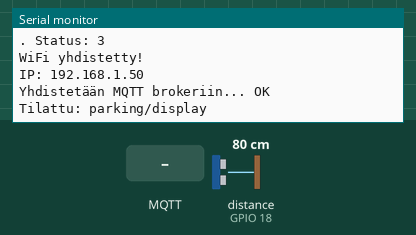
The sketch below on a simulated ESP32. Shown: the last lines printed to the serial monitor. Wiring (inferred from the names in the program): ultrasonic range finder: trigger GPIO 5; echo GPIO 18. The test bench sets the inputs (shaded band); at power-on: distance to the obstacle (sensor on GPIO 18) 80 cm. The echo pulse lasts 58.3 µs per cm; WiFi joins after 1.5 s; servers stay silent unless stated; no MQTT or app messages arrive unless stated.

Above: at 3.2 s.
3.3 s: MQTT message "1" arrives on the first subscribed topic
At 3.8 s:
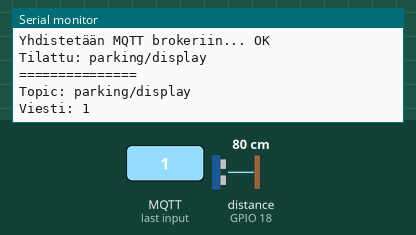
4.8 s: MQTT message "on" arrives on the first subscribed topic
At 4.96 s:
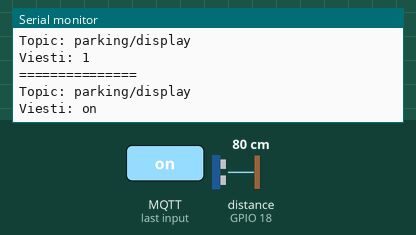
6.5 s: MQTT message "off" arrives on the first subscribed topic
At 7.5 s:
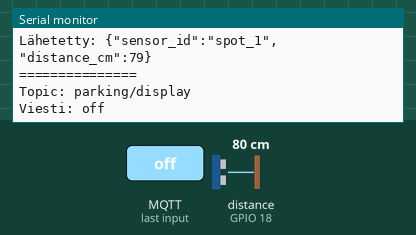
9.5 s: distance to the obstacle (sensor on GPIO 18) set to 4 cm
At 11.5 s:
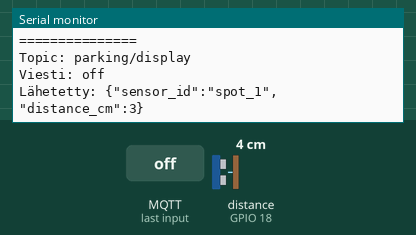

Measured:
- after the input at 3.3 s, the serial monitor: prints a new line at once (image 1)
- after the input at 4.8 s, the serial monitor: prints a new line at once (image 2)
- after the input at 6.5 s, the serial monitor: prints a new line at once (image 3)
- after the input at 9.5 s, the serial monitor: prints a new line after 0.50 s (image 4)

The sketch:

parkkitaloArduino.ino
```cpp
#include <WiFi.h>
#include <PubSubClient.h>
#include <ArduinoJson.h>

// ---------- WiFi ----------
const char* ssid = "HUAWEI P30 lite";
const char* password = "19863cpn89";

// ---------- MQTT ----------
const char* mqtt_server = "192.168.1.151";
const int mqtt_port = 1883;
const char* mqtt_user = "iot_user";
const char* mqtt_pass = "your_secure_password";

// ---------- MQTT Topics ----------
const char* sensorTopic = "parking/sensor/spot_1";
const char* displayTopic = "parking/display";

WiFiClient espClient;
PubSubClient client(espClient);

unsigned long lastSend = 0;

// ---------- HC-SR04 ----------
const int trigPin = 5;
const int echoPin = 18;

void connectWiFi() {

  Serial.println();
  Serial.println("Aloitetaan WiFi-yhteys");

  WiFi.mode(WIFI_STA);
  WiFi.begin(ssid, password);

  int count = 0;

  while (WiFi.status() != WL_CONNECTED) {

    delay(1000);

    Serial.print(".");
    Serial.print(" Status: ");
    Serial.println(WiFi.status());

    count++;

    if (count > 30) {
      Serial.println("WiFi yhteys epäonnistui!");
      return;
    }
  }

  Serial.println();
  Serial.println("WiFi yhdistetty!");
  Serial.print("IP: ");
  Serial.println(WiFi.localIP());
}

void callback(char* topic, byte* payload, unsigned int length) {

  String message = "";

  for (unsigned int i = 0; i < length; i++) {
    message += (char)payload[i];
  }

  Serial.println("===============");
  Serial.print("Topic: ");
  Serial.println(topic);

  Serial.print("Viesti: ");
  Serial.println(message);
}

void reconnect() {

  while (!client.connected()) {

    Serial.print("Yhdistetään MQTT brokeriin...");

    if (client.connect(
          "ESP32_SPOT1",
          mqtt_user,
          mqtt_pass)) {

      Serial.println(" OK");

      client.subscribe(displayTopic);

      Serial.print("Tilattu: ");
      Serial.println(displayTopic);

    } else {

      Serial.print("Virhe: ");
      Serial.println(client.state());

      delay(5000);
    }
  }
}

long readDistance() {

  digitalWrite(trigPin, LOW);
  delayMicroseconds(2);

  digitalWrite(trigPin, HIGH);
  delayMicroseconds(10);

  digitalWrite(trigPin, LOW);

  long duration = pulseIn(echoPin, HIGH);

  long distance = duration * 0.034 / 2;

  return distance;
}

void setup() {

  Serial.begin(115200);

  pinMode(trigPin, OUTPUT);
  pinMode(echoPin, INPUT);

  connectWiFi();

  client.setServer(mqtt_server, mqtt_port);
  client.setCallback(callback);
}

void loop() {

  if (!client.connected()) {
    reconnect();
  }

  client.loop();

  if (millis() - lastSend > 5000) {

    lastSend = millis();

    long distance_cm = readDistance();

    DynamicJsonDocument doc(256);

    doc["sensor_id"] = "spot_1";
    doc["distance_cm"] = distance_cm;

    char buffer[256];
    serializeJson(doc, buffer);

    client.publish(sensorTopic, buffer);

    Serial.print("Lähetetty: ");
    Serial.println(buffer);
  }
}
```
